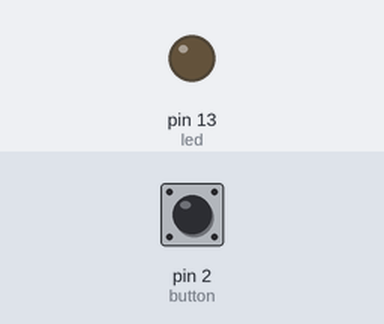
Bench run of a sketch on a simulated Arduino Uno, built with avr-gcc and run on an emulated ATmega328P. Shown: output pins drawn as LEDs (lit = HIGH). Inputs (shaded band) come from the test bench; at power-on: pin 2 (button) HIGH.

Above: at 1.2 s.
1.3 s: pin 2 (button) pulled LOW for 0.15 s
At 1.37 s:
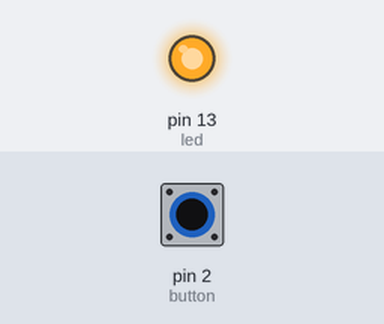
2.9 s: pin 2 (button) pulled LOW for 3.2 s
At 6.6 s:
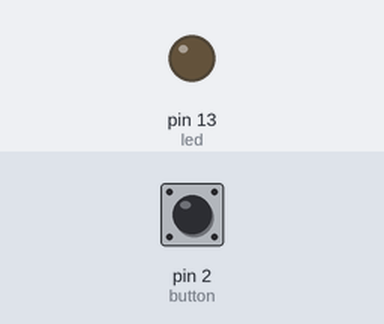
Timing chart, 0 to 8.1 s (numbered marks = the images above; inputs shaded):
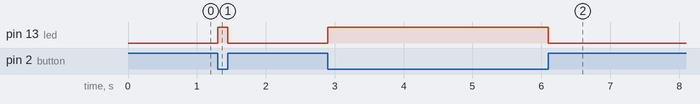

Measured:
- after the input at 1.3 s, pin 13 (led): LOW → HIGH at once, → LOW 0.15 s later
- after the input at 2.9 s, pin 13 (led): LOW → HIGH at once, → LOW 3.2 s later

The sketch:

MyFirstLedWithButton.ino
```cpp
const int led = 13;
const int button = 2;

void setup() {
  pinMode(led, OUTPUT);
  pinMode(button, INPUT_PULLUP); // ça maintient la broche à l'état  (HIGH) par défaut + 0n connecte le bouton entre la broche et la masse (GND).
}

void loop() {

  int etat = digitalRead(2);
  if (etat == HIGH) {
    digitalWrite(13, LOW);
  } else {
    digitalWrite(13, HIGH);
  }
}
```
